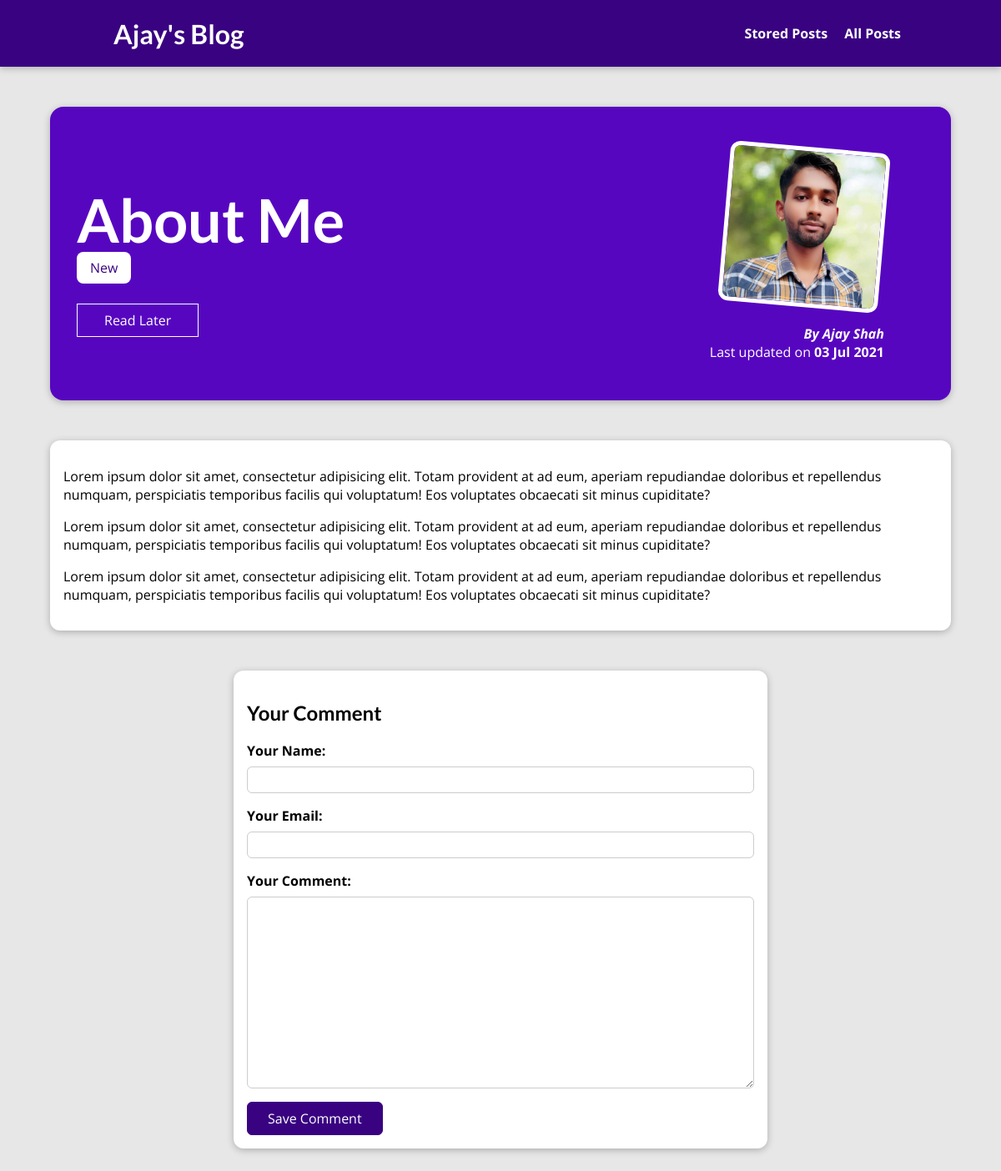
/posts/about-me, run on the app's committed database.
### blog/models.py (models this page shows, shortened)
class Post(models.Model):
    title = models.CharField(max_length=150)
    excerpt = models.CharField(max_length=200)
    image = models.ImageField(upload_to='posts', null=True)
    date = models.DateField(auto_now=True)
    slug = models.SlugField(unique=True)
    content = models.TextField(validators=[MinLengthValidator(10)])
    author = models.ForeignKey(Author,
                               null=True,
                               on_delete=models.SET_NULL,
                               related_name="posts")
    tag = models.ManyToManyField(Tag)

class Tag(models.Model):
    tag = models.CharField(max_length=20)
    def __str__(self):
        return self.tag

class Author(models.Model):
    first_name = models.CharField(max_length=100)
    last_name = models.CharField(max_length=100)
    email_address = models.EmailField()
    def full_name(self):
        return f"{self.first_name} {self.last_name}"
    def __str__(self):
        return self.full_name()

### blog/views.py (the view, shortened to what this page needs)
class SinglePostView(View):
    def is_stored_post(self, request, post_id):
        stored_posts = request.session.get('stored_posts')
        if stored_posts is not None:
            is_saved_for_later = post_id in stored_posts
        else:
            is_saved_for_later = False
        return is_saved_for_later
    def get(self, request, slug):
        post = Post.objects.get(slug=slug)
        comments = post.comments.all().order_by('-id')
        context = {
            "post": post,
            "tags": post.tag.all(),
            "comment_form": CommentForm(),
            "comments": comments,
            "comments_length": len(comments),
            "saved_for_later": self.is_stored_post(request, post.id)
        }
        return render(request, "blog/post-detail.html", context)

### blog/forms.py
class CommentForm(forms.ModelForm):
    class Meta:
        model = Comment
        exclude = ["post"]
        labels = {
            "user_name": "Your Name",
            "user_email": "Your Email",
            "text": "Your Comment"
        }

### blog/templates/blog/post-detail.html (shortened to what this page needs)
{% extends 'base.html' %}
{% load static %}
{% block css_files %}
  <link rel="stylesheet" href="{% static "blog/post-detail.css" %}">
{% endblock css_files %}
{% block content %}
  <section id="summary">
    <h2>{{post.title|title}}</h2>
    <div>
      {% for tag in tags %}
        <span class="tag">{{ tag }}</span>
      {% endfor %}
    </div>
    <div id="read-later">
    <form action="{% url "read-later" %}" method="POST">
      <button>
        {% if saved_for_later %}
          Remove from "Read Later" List
        {% else %}
          Read Later
        {% endif %}
      </button>
    </form>
  </div>
    <article>
      <img src="{{post.image.url}}" alt="{{post.title|title}}">
      <address>By <a href="mailto:{{ post.author.email_address }}" >{{post.author}}</a></address>
        <div>
          Last updated on <time>{{post.date|date:"d M Y"}}</time>
        </div>
    </article>
  </section>
  <main>
    {{post.content|linebreaks}}
  </main>
  <section id="comment-form">
    <h2>Your Comment</h2>
    <form  method="post">
      {% for form_field in comment_form %}
        <div class="form-control {% if form_field.errors %}invalid{% endif %}">
          {{ form_field.label_tag }}
          {{ form_field }}
        </div>
      {% endfor %}
      <button>Save Comment</button>
    </form>
  </section>
{% endblock content %}

### static/app.css (style rules this page uses)
* { box-sizing: border-box; }
html { font-family: 'Open Sans', 'Lato', sans-serif; }
body { margin: 0; }
h1, h2, h3 { font-family: 'Lato', sans-serif; font-weight: bold; }

### blog/static/blog/post-detail.css (style rules this page uses)
body { background-color: #e7e7e7; }
#summary { margin: 8rem auto 3rem auto; padding: 2rem; width: 90%; max-width: 90rem; border-radius: 16px; background-color: #5706c0; position: relative; box-shadow: 0 2px 8px rgba(0, 0, 0, 0.25); height: 22rem; }
#summary h2 { color: white; font-size: 4.5rem; margin-bottom: 0.25rem; }
#summary article { position: absolute; top: 2rem; right: 3rem; padding: 1rem 2rem; border-radius: 12px; text-align: right; color: white; }
#summary article img { width: 12rem; height: 12rem; border-radius: 12px; transform: rotateZ(5deg); border: 5px solid white; margin-bottom: 1rem; }
#summary address { font-weight: bold; }
#summary a { color: white; text-decoration: none; }
#summary time { font-weight: bold; }
#read-later { margin: 2rem 0; }
#read-later button { background-color: transparent; border: 1px solid white; padding: 0.5rem 2rem; font: inherit; color: white; cursor: pointer; }
main { width: 90%; max-width: 90rem; margin: 3rem auto; background-color: white; padding: 1rem; border-radius: 12px; box-shadow: 0 2px 8px rgba(0, 0, 0, 0.25); }
.tag { background-color: white; color: #390281; padding: 0.5rem 1rem; border-radius: 8px; }
#comment-form { margin: 3rem auto; width: 90%; max-width: 40rem; border-radius: 12px; background-color: white; box-shadow: 0 2px 8px rgba(0, 0, 0, 0.25); padding: 1rem; }
#comment-form button { font: inherit; background-color: #390281; color: white; border: 1px solid #390281; padding: 0.5rem 1.5rem; border-radius: 6px; cursor: pointer; }
.form-control { margin-bottom: 1rem; }
.form-control label { font-weight: bold; margin-bottom: 0.5rem; display: block; }
.form-control input, .form-control textarea { display: block; width: 100%; font: inherit; padding: 0.25rem; border-radius: 6px; border: 1px solid #ccc; }

### data on the page
Post: title "About Me", image (picture), author "Ajay Shah", date "03 Jul 2021", content "Lorem ipsum dolor sit amet, consectetur adipisicing elit. Totam provident at ad eum, aperiam repudiandae doloribus et repellendus numquam, perspiciatis temporibus facilis qui voluptatum! Eos voluptates obcaecati sit minus cupiditate? Lorem ipsum dolor sit amet, consectetur adipisicing elit. Totam provident at ad eum, aperiam repudiandae doloribus et repellendus numquam, perspiciatis temporibus facilis qui voluptatum! Eos voluptates obcaecati sit minus cupiditate? Lorem ipsum dolor sit amet, consectetur adipisicing elit. Totam provident at ad eum, aperiam repudiandae doloribus et repellendus numquam, perspiciatis temporibus facilis qui voluptatum! Eos voluptates obcaecati sit minus…"
Tag: tag "New"
